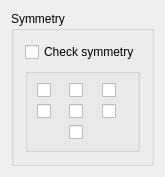
       <widget class="QWidget" name="pageCartesian1">
        <property name="geometry">
         <rect>
          <x>0</x>
          <y>0</y>
          <width>100</width>
          <height>30</height>
         </rect>
        </property>
        <layout class="QVBoxLayout">
         <item>
          <widget class="Q3ButtonGroup" name="ButtonGroupSYMM">
           <property name="title">
            <string>Symmetry</string>
           </property>
           <layout class="QVBoxLayout">
            <property name="spacing">
             <number>6</number>
            </property>
            <property name="margin">
             <number>11</number>
            </property>
            <item>
             <widget class="QCheckBox" name="CheckBoxSYMM">
              <property name="whatsThis">
               <string>&lt;p&gt;Enables a symmetry check to ensure the symmetry is kept between optimization steps. The newly generated geometry is symmetrized when the differences are too large.&lt;/p&gt;    
    
&lt;p&gt;Corresponding RELAX keyword: &lt;b&gt;SYMM&lt;/b&gt;.&lt;/p&gt;</string>
              </property>
              <property name="text">
               <string>Check symmetry</string>
              </property>
             </widget>
            </item>
            <item>
             <widget class="Q3GroupBox" name="GroupBoxSYMM">
              <property name="enabled">
               <bool>true</bool>
              </property>
              <property name="title">
               <string/>
              </property>
              <layout class="QGridLayout">
               <item row="0" column="2">
                <widget class="QCheckBox" name="CheckBoxSYMMx">
                 <property name="whatsThis">
                  <string>&lt;p&gt;A mirror symmetry operation in the YZ-plane.&lt;/p&gt;      
      
&lt;p&gt;Corresponding RELAX keyword: &lt;b&gt;SYMM&lt;/b&gt;.&lt;/p&gt;</string>
                 </property>
                 <property name="text">
                  <string/>
                 </property>
                </widget>
               </item>
               <item row="0" column="1">
                <widget class="QCheckBox" name="CheckBoxSYMMy">
                 <property name="whatsThis">
                  <string>&lt;p&gt;A mirror symmetry operation in the XZ-plane.&lt;/p&gt;      
      
&lt;p&gt;Corresponding RELAX keyword: &lt;b&gt;SYMM&lt;/b&gt;.&lt;/p&gt;</string>
                 </property>
                 <property name="text">
                  <string/>
                 </property>
                </widget>
               </item>
               <item row="2" column="1">
                <widget class="QCheckBox" name="CheckBoxSYMMxyz">
                 <property name="whatsThis">
                  <string>&lt;p&gt;An inversion symmetry operation.&lt;/p&gt;      
      
&lt;p&gt;Corresponding RELAX keyword: &lt;b&gt;SYMM&lt;/b&gt;.&lt;/p&gt;</string>
                 </property>
                 <property name="text">
                  <string/>
                 </property>
                </widget>
               </item>
               <item row="0" column="0">
                <widget class="QCheckBox" name="CheckBoxSYMMz">
                 <property name="whatsThis">
                  <string>&lt;p&gt;A mirror symmetry operation in the XY-plane.&lt;/p&gt;      
      
&lt;p&gt;Corresponding RELAX keyword: &lt;b&gt;SYMM&lt;/b&gt;.&lt;/p&gt;</string>
                 </property>
                 <property name="text">
                  <string/>
                 </property>
                </widget>
               </item>
               <item row="1" column="0">
                <widget class="QCheckBox" name="CheckBoxSYMMyz">
                 <property name="whatsThis">
                  <string>&lt;p&gt;A 2-fold axis symmetry operation along the X-axis&lt;/p&gt;      
      
&lt;p&gt;Corresponding RELAX keyword: &lt;b&gt;SYMM&lt;/b&gt;.&lt;/p&gt;</string>
                 </property>
                 <property name="text">
                  <string/>
                 </property>
                </widget>
               </item>
               <item row="1" column="1">
                <widget class="QCheckBox" name="CheckBoxSYMMxz">
                 <property name="whatsThis">
                  <string>&lt;p&gt;A 2-fold axis symmetry operation along the Y-axis&lt;/p&gt;      
      
&lt;p&gt;Corresponding RELAX keyword: &lt;b&gt;SYMM&lt;/b&gt;.&lt;/p&gt;</string>
                 </property>
                 <property name="text">
                  <string/>
                 </property>
                </widget>
               </item>
               <item row="1" column="2">
                <widget class="QCheckBox" name="CheckBoxSYMMxy">
                 <property name="whatsThis">
                  <string>&lt;p&gt;A 2-fold axis symmetry operation along the Z-axis&lt;/p&gt;      
      
&lt;p&gt;Corresponding RELAX keyword: &lt;b&gt;SYMM&lt;/b&gt;.&lt;/p&gt;</string>
                 </property>
                 <property name="text">
                  <string/>
                 </property>
                </widget>
               </item>
              </layout>
             </widget>
            </item>
           </layout>
          </widget>
         </item>
        </layout>
       </widget>
